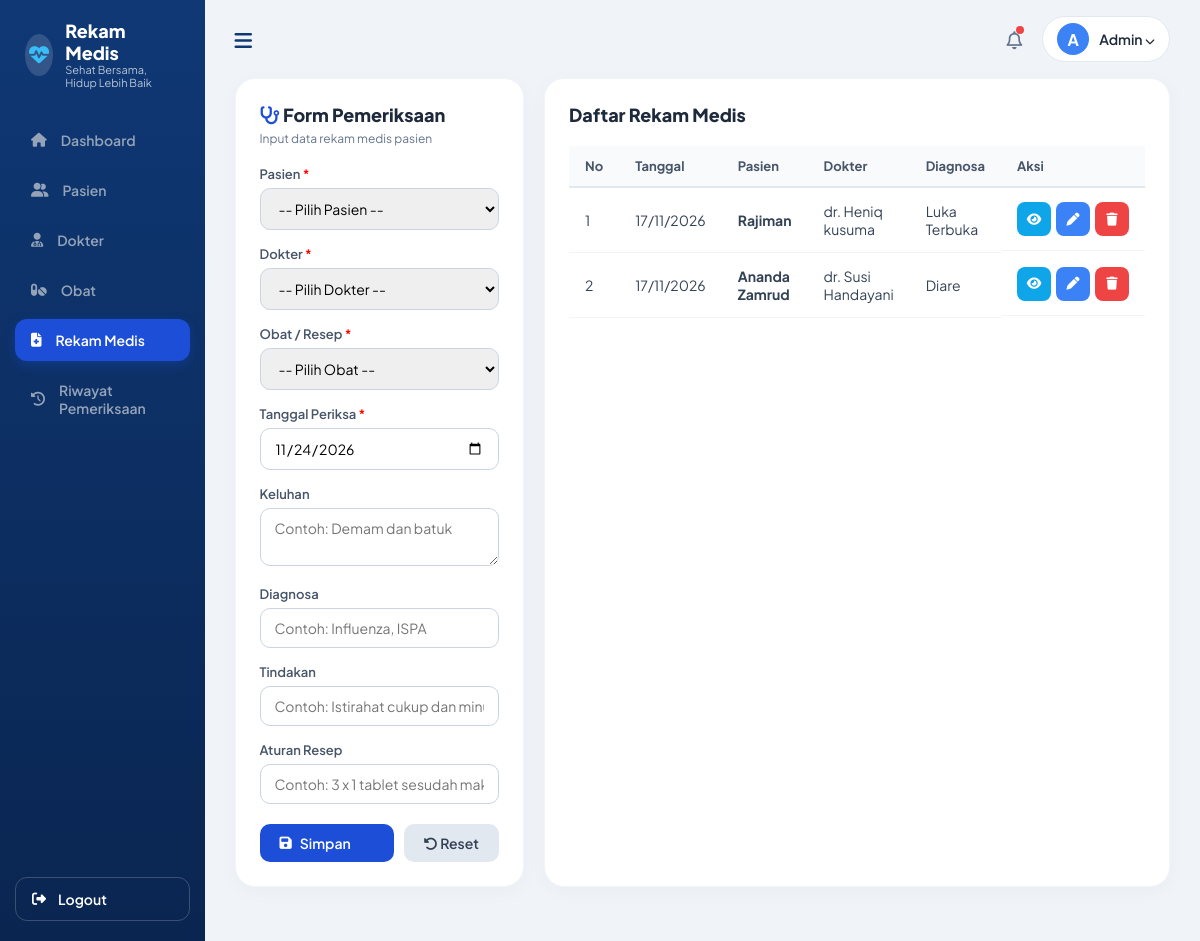
The app's page /rekam_medis.php with its own data.
### tables this page shows
CREATE TABLE `rekam_medis` (
  `id_rekam` int(11) NOT NULL,
  `id_pasien` int(11) NOT NULL,
  `id_dokter` int(11) NOT NULL,
  `id_obat` int(11) NOT NULL,
  `tanggal_periksa` date NOT NULL,
  `keluhan` text NOT NULL,
  `diagnosa` text NOT NULL,
  `tindakan` text NOT NULL,
  `resep` varchar(100) NOT NULL
);

CREATE TABLE `pasien` (
  `id_pasien` int(11) NOT NULL,
  `no_rm` varchar(20) NOT NULL,
  `nama_pasien` varchar(100) NOT NULL,
  `jenis_kelamin` enum('L','P') NOT NULL,
  `tanggal_lahir` date NOT NULL,
  `alamat` text NOT NULL
);

CREATE TABLE `dokter` (
  `id_dokter` int(11) NOT NULL,
  `nama_dokter` varchar(100) NOT NULL,
  `spesialisasi` varchar(50) NOT NULL
);

### rekam_medis.php (the view, shortened to what this page needs)
<?php
include 'header.php';
?>
<div style="display: grid; grid-template-columns: 1fr 1.8fr; gap: 20px;">
    <div class="card">
        <h3 id="formTitle" style="font-size: 18px; font-weight: 800; margin-bottom: 5px;">
            <i class="fa-solid fa-stethoscope" style="color: #1D4ED8;"></i> Form Pemeriksaan
        </h3>
        <p id="formSubtitle" style="font-size: 12px; color: #64748B; margin-bottom: 20px;">Input data rekam medis pasien</p>
        <form method="POST" action="rekam_medis.php" id="formRekam">
            <div class="form-group">
                <label>Pasien <span style="color:red;">*</span></label>
                <select name="id_pasien" id="id_pasien" class="form-control" required>
                    <option value="">-- Pilih Pasien --</option>
                </select>
            </div>
            <div class="form-group">
                <label>Dokter <span style="color:red;">*</span></label>
                <select name="id_dokter" id="id_dokter" class="form-control" required>
                    <option value="">-- Pilih Dokter --</option>
                </select>
            </div>
            <div class="form-group">
                <label>Obat / Resep <span style="color:red;">*</span></label>
                <select name="id_obat" id="id_obat" class="form-control" required>
                    <option value="">-- Pilih Obat --</option>
                </select>
            </div>
            <div class="form-group">
                <label>Tanggal Periksa <span style="color:red;">*</span></label>
                <input type="date" name="tanggal_periksa" id="tanggal_periksa" value="<?= date('Y-m-d') ?>" class="form-control" required>
            </div>
            <div class="form-group">
                <label>Keluhan</label>
                <textarea name="keluhan" id="keluhan" class="form-control" rows="2" placeholder="Contoh: Demam dan batuk"></textarea>
            </div>
            <div class="form-group">
                <label>Diagnosa</label>
                <input type="text" name="diagnosa" id="diagnosa" class="form-control" placeholder="Contoh: Influenza, ISPA">
            </div>
            <div class="form-group">
                <label>Tindakan</label>
                <input type="text" name="tindakan" id="tindakan" class="form-control" placeholder="Contoh: Istirahat cukup dan minum obat">
            </div>
            <div class="form-group">
                <label>Aturan Resep</label>
                <input type="text" name="resep" id="resep" class="form-control" placeholder="Contoh: 3 x 1 tablet sesudah makan">
            </div>
            <div style="display: flex; gap: 10px; margin-top: 20px;">
                <button type="submit" name="simpan_rekam" id="btnSubmit" class="btn-primary" style="flex: 1;">
                    <i class="fa-solid fa-floppy-disk"></i> Simpan
                </button>
                <button type="button" onclick="resetForm()" class="btn-secondary">
                    <i class="fa-solid fa-rotate-left"></i> Reset
                </button>
            </div>
        </form>
    </div>
    <div class="card">
        <h3 style="font-size: 18px; font-weight: 800; margin-bottom: 20px;">Daftar Rekam Medis</h3>
        <table>
            <thead>
                <tr>
                    <th>No</th>
                    <th>Tanggal</th>
                    <th>Pasien</th>
                    <th>Dokter</th>
                    <th>Diagnosa</th>
                    <th>Aksi</th>
                </tr>
            </thead>
            <tbody>
                <?php
                $no = 1;
                $sql = "SELECT rekam_medis.*, pasien.nama_pasien, dokter.nama_dokter
                        FROM rekam_medis
                        JOIN pasien ON rekam_medis.id_pasien = pasien.id_pasien
                        JOIN dokter ON rekam_medis.id_dokter = dokter.id_dokter
                        ORDER BY rekam_medis.id_rekam DESC";
                $query = mysqli_query($koneksi, $sql);
                if ($query && mysqli_num_rows($query) > 0) {
                    while ($rm = mysqli_fetch_assoc($query)) {
                ?>
                <tr>
                    <td><?= $no++ ?></td>
                    <td><?= date('d/m/Y', strtotime($rm['tanggal_periksa'])) ?></td>
                    <td><strong><?= htmlspecialchars($rm['nama_pasien']) ?></strong></td>
                    <td><?= htmlspecialchars($rm['nama_dokter']) ?></td>
                    <td><?= htmlspecialchars($rm['diagnosa']) ?></td>
                    <td style="display: flex; gap: 5px;">
                        <a href="detail_rekam.php?id=<?= $rm['id_rekam'] ?>" class="btn-icon btn-detail" title="Detail"><i class="fa-solid fa-eye"></i></a>
                        <button type="button" onclick='editRekam(<?= json_encode($rm) ?>)' class="btn-icon btn-edit" title="Edit"><i class="fa-solid fa-pen"></i></button>
                        <a href="rekam_medis.php?hapus=<?= $rm['id_rekam'] ?>" onclick="return confirm('Hapus catatan ini?')" class="btn-icon btn-delete" title="Hapus"><i class="fa-solid fa-trash"></i></a>
                    </td>
                </tr>
                <?php
                    }
                } else {
                    echo "<tr><td colspan='6' style='text-align:center;'>Belum ada data rekam medis.</td></tr>";
                }
                ?>
            </tbody>
        </table>
    </div>
</div>
<?php include 'footer.php'; ?>

### header.php (style rules this page uses)
* { box-sizing: border-box; margin: 0; padding: 0; font-family: 'Plus Jakarta Sans', sans-serif; }
body { background-color: #F0F4F9; color: #1E293B; display: flex; min-height: 100vh; }
.card { background: #FFFFFF; border-radius: 20px; padding: 24px; box-shadow: 0 4px 20px rgba(0,0,0,0.03); margin-bottom: 24px; border: 1px solid #F1F5F9; }
.btn-primary { background: #1D4ED8; color: white; border: none; padding: 10px 20px; border-radius: 10px; font-weight: 600; font-size: 14px; cursor: pointer; text-decoration: none; display: inline-flex; align-items: center; gap: 8px; transition: 0.2s; }
.btn-secondary { background: #E2E8F0; color: #334155; border: none; padding: 10px 20px; border-radius: 10px; font-weight: 600; font-size: 14px; cursor: pointer; text-decoration: none; }
.btn-icon { width: 34px; height: 34px; border-radius: 8px; display: inline-flex; align-items: center; justify-content: center; color: white; text-decoration: none; border: none; cursor: pointer; font-size: 13px; }
.btn-edit { background: #3B82F6; }
.btn-delete { background: #EF4444; }
.btn-detail { background: #0EA5E9; }
table { width: 100%; border-collapse: collapse; margin-top: 15px; }
th { text-align: left; padding: 12px 16px; background: #F8FAFC; color: #475569; font-size: 13px; font-weight: 700; border-bottom: 2px solid #E2E8F0; }
td { padding: 14px 16px; border-bottom: 1px solid #F1F5F9; font-size: 14px; color: #334155; }
.form-group { margin-bottom: 16px; }
.form-group label { display: block; font-size: 13px; font-weight: 600; color: #475569; margin-bottom: 6px; }
.form-control { width: 100%; padding: 10px 14px; border: 1px solid #CBD5E1; border-radius: 10px; font-size: 14px; outline: none; }

### records on screen
rekam_medis: tanggal_periksa "17/11/2026", id_pasien.nama_pasien "Rajiman", id_dokter.nama_dokter "dr. Heniq kusuma", diagnosa "Luka Terbuka"
rekam_medis: tanggal_periksa "17/11/2026", id_pasien.nama_pasien "Ananda Zamrud", id_dokter.nama_dokter "dr. Susi Handayani", diagnosa "Diare"
